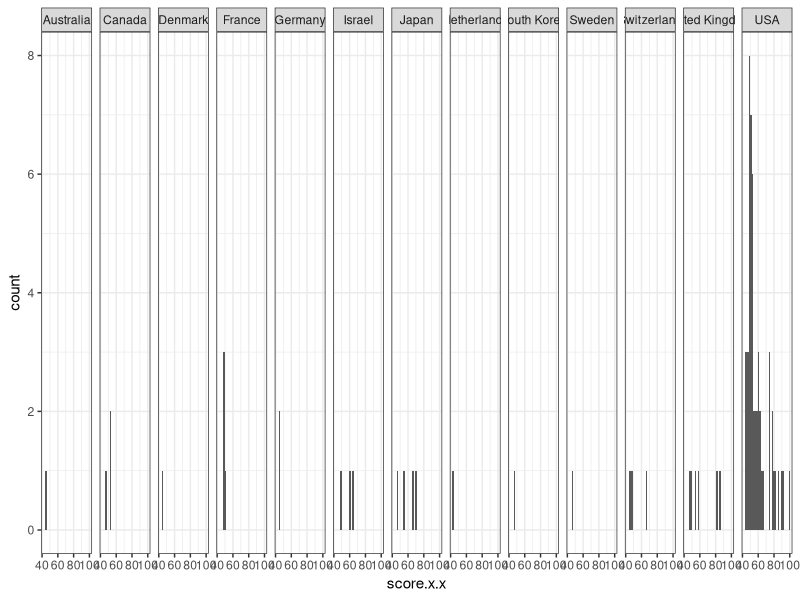

The R source for this figure: (Note: this script raises an error after producing the figure.)
library(ggplot2)
rank <- read.csv("./Data/College ranking.csv", stringsAsFactors = F, na.strings = c("NA", ""))
GDP <- read.csv("./Data/Country GDP.csv", stringsAsFactors = F, na.strings = c("NA",""))
data <- read.csv("./Data/edu_var.csv", stringsAsFactors = F, na.strings = c("NA",""))
expend <- read.csv("./Data/Government expenditure.csv", stringsAsFactors = F, na.strings = c("NA",""))
rank_2012 <- rank[rank$year == "2012",]
rank_2013 <- rank[rank$year == "2013",]
rank_2014 <- rank[rank$year == "2014",]
rank_2014 <- rank_2014[1:100,]
rank_2015 <- rank[rank$year == "2015",]
rank_2015 <- rank_2015[1:100,]
rank_total1 <- merge(rank_2012, rank_2013, by = "institution")
rank_total2 <- merge(rank_2014, rank_2015, by = "institution")
rank_total <- merge(rank_total1, rank_total2, by = "institution")
ggplot(rank_total, aes(x = score.x.x)) + geom_histogram() + facet_grid(~country.x.x) + theme_bw() + stat_bin(bins = 100)

#計算各國各年分數
countrymean <- function(x,y,z){
  eval.parent(substitute(z[z$country == y, paste("x",x[1,"year"], sep = "")] <- mean(x[x$country == y,2])))
}
country <- c("Australia", "Canada", "Denmark", "France", "Germany", 'Israel','Japan','Netherlands','South Korea','Sweden','Switzerland','United Kingdom','USA')
x2012 <- c(1:13)
x2013 <- c(1:13)
x2014 <- c(1:13)
x2015 <- c(1:13)
score <- data.frame(country, x2012, x2013,x2014,x2015)


for (n in c(2012:2015)){
  paste("score", n, sep = "_") <- as.data.frame(paste("rank", n, sep = "_")[c(3,13,14)])
}
countrymean(score_2012, "USA", score)
countrymean(score_2013, "USA", score)
countrymean(score_2014, "USA", score)
countrymean(score_2015, "USA", score)
countrymean(score_2012, "Australia", score)
countrymean(score_2013, "Australia", score)
countrymean(score_2014, "Australia", score)
countrymean(score_2015, "Australia", score)
countrymean(score_2012, "Canada", score)
countrymean(score_2013, "Canada", score)
countrymean(score_2014, "Canada", score)
countrymean(score_2015, "Canada", score)
countrymean(score_2012, "Denmark", score)
countrymean(score_2013, "Denmark", score)
countrymean(score_2014, "Denmark", score)
countrymean(score_2015, "Denmark", score)
countrymean(score_2012, "France", score)
countrymean(score_2013, "France", score)
countrymean(score_2014, "France", score)
countrymean(score_2015, "France", score)
countrymean(score_2012, "Germany", score)
countrymean(score_2013, "Germany", score)
countrymean(score_2014, "Germany", score)
countrymean(score_2015, "Germany", score)
countrymean(score_2012, "Israel", score)
countrymean(score_2013, "Israel", score)
countrymean(score_2014, "Israel", score)
countrymean(score_2015, "Israel", score)
countrymean(score_2012, "Japan", score)
countrymean(score_2013, "Japan", score)
countrymean(score_2014, "Japan", score)
countrymean(score_2015, "Japan", score)
countrymean(score_2012, "Netherlands", score)
countrymean(score_2013, "Netherlands", score)
countrymean(score_2014, "Netherlands", score)
countrymean(score_2015, "Netherlands", score)
countrymean(score_2012, "South Korea", score)
countrymean(score_2013, "South Korea", score)
countrymean(score_2014, "South Korea", score)
countrymean(score_2015, "South Korea", score)
countrymean(score_2012, "Sweden", score)
countrymean(score_2013, "Sweden", score)
countrymean(score_2014, "Sweden", score)
countrymean(score_2015, "Sweden", score)
countrymean(score_2012, "Switzerland", score)
countrymean(score_2013, "Switzerland", score)
countrymean(score_2014, "Switzerland", score)
countrymean(score_2015, "Switzerland", score)
countrymean(score_2012, "United Kingdom", score)
countrymean(score_2013, "United Kingdom", score)
countrymean(score_2014, "United Kingdom", score)
countrymean(score_2015, "United Kingdom", score)
score$avesc <- apply(score[2:5], 1, mean)

score.GPI <- merge(score, data[data$topic == "School enrollment, tertiary (gross), gender parity index (GPI)",], by = "country")
#國與國
score.GPI$avescG <- apply(score.GPI[8:11], 1, mean)
model.GPI <- lm(avesc~avescG, data = score.GPI)
summary(model.GPI)
ggplot(score.GPI, aes(avesc, avescG)) + geom_point() + geom_smooth(method ="lm")
#各年
year.GPI <- data.frame(c(1:48),c(1:48))
year.GPI[1:48,1] <- score.GPI[,2:5]
year.GPI[1:12,2] <- score.GPI[,8]
year.GPI[13:24,2] <- score.GPI[,9]
year.GPI[25:36,2] <- score.GPI[,10]
year.GPI[37:48,2] <- score.GPI[,11]
colnames(year.GPI) <- c("score","GPI")
summary(lm(GPI~score,data = year.GPI), data = year.GPI)
ggplot(year.GPI, aes(GPI, score)) + geom_point() + geom_smooth(method = "lm")

score.expend <- merge(score, data[data$topic == "Expenditure on tertiary education (% of government expenditure on education)",], by = "country")
#國
score.expend$avescG <- apply(score.expend[8:10], 1, mean)
summary(lm(avesc~avescG, data = score.expend))
ggplot(score.expend, aes(avesc, avescG)) + geom_point() + geom_smooth(method ="lm")
#年
year.expend <- data.frame(c(1:48),c(1:48))
year.expend[1:12,1] <- score.expend[,2]
year.expend[13:24,1] <- score.expend[,3]
year.expend[25:36,1] <- score.expend[,4]
year.expend[37:48,1] <- score.expend[,5]
year.expend[1:12,2] <- score.expend[,8]
year.expend[13:24,2] <- score.expend[,9]
year.expend[25:36,2] <- score.expend[,10]
year.expend[37:48,2] <- score.expend[,11]
colnames(year.expend) <- c("score","expend")
summary(lm(expend~score, data = year.expend))
ggplot(year.expend, aes(expend,score)) + geom_point() +geom_smooth(method = "lm")


score.expend.std <- merge(score, data[data$topic == "Government expenditure per student, tertiary (% of GDP per capita)",], by = "country")
#國
score.expend.std$avescG <- apply(score.expend.std[8:10], 1, mean)
summary(lm(avesc~avescG, data = score.expend.std))
ggplot(score.expend.std, aes(avesc, avescG)) + geom_point() + geom_smooth(method ="lm")
#年
year.expend.std <- data.frame(c(1:48),c(1:48))
year.expend.std[1:12,1] <- score.expend.std[,2]
year.expend.std[13:24,1] <- score.expend.std[,3]
year.expend.std[25:36,1] <- score.expend.std[,4]
year.expend.std[37:48,1] <- score.expend.std[,5]
year.expend.std[1:12,2] <- score.expend.std[,8]
year.expend.std[13:24,2] <- score.expend.std[,9]
year.expend.std[25:36,2] <- score.expend.std[,10]
year.expend.std[37:48,2] <- score.expend.std[,11]
colnames(year.expend.std) <- c("score","expend.per.students")
summary(lm(expend.per.students~score, data = year.expend.std))
ggplot(year.expend.std, aes(expend.per.students,score)) + geom_point() +geom_smooth(method = "lm")

score.current <- merge(score, data[data$topic == "Current education expenditure, tertiary (% of total expenditure in tertiary public institutions)",], by = "country")
#國
score.current$avescG <- apply(score.current[8:10], 1, mean)
summary(lm(avesc~avescG, data = score.current))
ggplot(score.current, aes(avesc, avescG)) + geom_point() + geom_smooth(method ="lm")
#年
year.current <- data.frame(c(1:48),c(1:48))
year.current[1:12,1] <- score.current[,2]
year.current[13:24,1] <- score.current[,3]
year.current[25:36,1] <- score.current[,4]
year.current[37:48,1] <- score.current[,5]
year.current[1:12,2] <- score.current[,8]
year.current[13:24,2] <- score.current[,9]
year.current[25:36,2] <- score.current[,10]
year.current[37:48,2] <- score.current[,11]
colnames(year.current) <- c("score","current.expend")
summary(lm(current.expend~score, data = year.current))
ggplot(year.current, aes(current.expend,score)) + geom_point() +geom_smooth(method = "lm")

score.gross <- merge(score,data[data$topic == "School enrollment, tertiary (% gross)",], by = "country")
#國
score.gross$avescG <- apply(score.gross[8:10], 1, mean)
summary(lm(avesc~avescG, data = score.gross))
ggplot(score.gross, aes(avesc, avescG)) + geom_point() + geom_smooth(method ="lm")
#年
year.gross <- data.frame(c(1:48),c(1:48))
year.gross[1:12,1] <- score.gross[,2]
year.gross[13:24,1] <- score.gross[,3]
year.gross[25:36,1] <- score.gross[,4]
year.gross[37:48,1] <- score.gross[,5]
year.gross[1:12,2] <- score.gross[,8]
year.gross[13:24,2] <- score.gross[,9]
year.gross[25:36,2] <- score.gross[,10]
year.gross[37:48,2] <- score.gross[,11]
colnames(year.gross) <- c("score","School.enrollment")
summary(lm(School.enrollment~score, data = year.gross))
ggplot(year.gross, aes(School.enrollment,score)) + geom_point() +geom_smooth(method = "lm")

score.stdratio <- merge(score, data[data$topic == "Pupil-teacher ratio, tertiary",], by = "country")
#國
score.stdratio$avescG <- apply(score.stdratio[8:10], 1, mean)
summary(lm(avesc~avescG, data = score.stdratio))
ggplot(score.stdratio, aes(avesc, avescG)) + geom_point() + geom_smooth(method ="lm")
#年
year.stdratio <- data.frame(c(1:48),c(1:48))
year.stdratio[1:12,1] <- score.stdratio[,2]
year.stdratio[13:24,1] <- score.stdratio[,3]
year.stdratio[25:36,1] <- score.stdratio[,4]
year.stdratio[37:48,1] <- score.stdratio[,5]
year.stdratio[1:12,2] <- score.stdratio[,8]
year.stdratio[13:24,2] <- score.stdratio[,9]
year.stdratio[25:36,2] <- score.stdratio[,10]
year.stdratio[37:48,2] <- score.stdratio[,11]
colnames(year.stdratio) <- c("score","pupil.teacher.ratio")
summary(lm(pupil.teacher.ratio~score, data = year.stdratio))
ggplot(year.stdratio, aes(pupil.teacher.ratio,score)) + geom_point() +geom_smooth(method = "lm")

score.attain <- merge(score, data[data$topic == "Educational attainment, at least completed short-cycle tertiary, population 25+, total (%) (cumulative)",], by = "country")
#國與國
score.attain$avescG <- apply(score.attain[8:11], 1, mean)
model.attain <- lm(avesc~avescG, data = score.attain)
summary(model.attain)
ggplot(score.attain, aes(avesc, avescG)) + geom_point() + geom_smooth(method ="lm")
#各年
year.attain <- data.frame(c(1:48),c(1:48))
year.attain[1:12,1] <- score.attain[,2]
year.attain[13:24,1] <- score.attain[,3]
year.attain[25:36,1] <- score.attain[,4]
year.attain[37:48,1] <- score.attain[,5]
year.attain[1:12,2] <- score.attain[,8]
year.attain[13:24,2] <- score.attain[,9]
year.attain[25:36,2] <- score.attain[,10]
year.attain[37:48,2] <- score.attain[,11]
colnames(year.attain) <- c("score","attainment")
summary(lm(attainment~score,data = year.attain), data = year.attain)
ggplot(year.attain, aes(attainment, score)) + geom_point() + geom_smooth(method = "lm")
